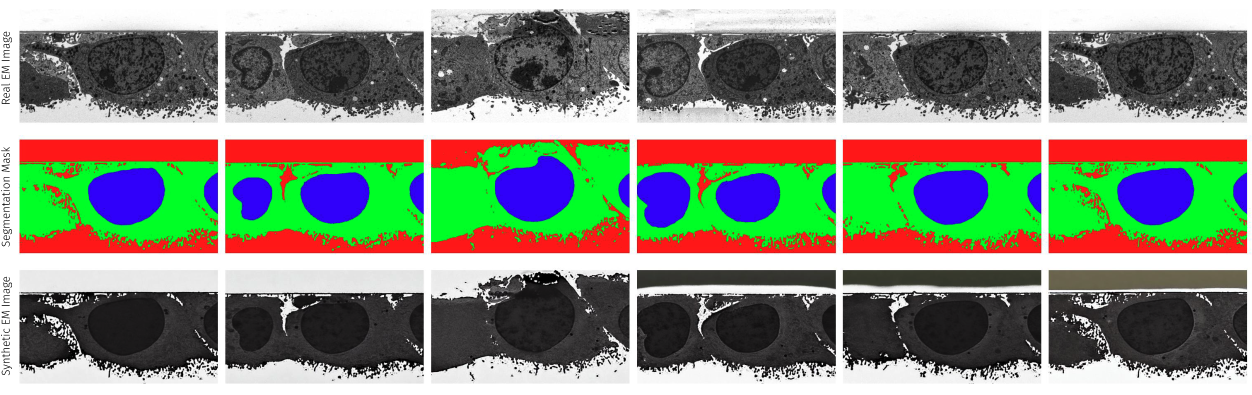
#> input picture source/image.png, 2503 x 789 px (shown at 1/2 size)
$ python build_rgba_dataset.py --img_dir ../source --mask_dir ../source --dest_dir out
#> lines starting #> are read from the running program, lines starting #| are printed output that depends on the picture
#!/usr/bin/env python3
"""Utility to build RGBA (mask + edge) control tensors from raw images and masks."""

import argparse
import json
import os
from pathlib import Path
from typing import Dict, Iterable, Tuple

import cv2
import numpy as np

SUPPORTED_IMAGE_EXTS = {".png", ".jpg", ".jpeg", ".tif", ".tiff", ".bmp"}
PREVIEW_COLUMNS = 3  # original, mask, edge


def parse_args() -> argparse.Namespace:
    parser = argparse.ArgumentParser(description="Precompute RGBA control tensors by fusing masks and Canny edges.")
    parser.add_argument("--img_dir", required=True, type=Path, help="Directory containing source images.")
    parser.add_argument("--mask_dir", required=True, type=Path, help="Directory containing mask images (grayscale labels).")
    parser.add_argument(
        "--dest_dir",
        required=True,
        type=Path,
        help="Base directory for RGBA tensors. The script will create a <canny_low>_<canny_high> subfolder automatically.",
    )
    parser.add_argument(
        "--fmt",
        nargs="+",
        choices=["npz", "png"],
        default=["npz"],
        help="Output format(s) to generate. Specify both to keep compressed tensors and 4ch PNG copies.",
    )
    parser.add_argument(
        "--preview_dir",
        type=Path,
        default=None,
        help="Optional directory to store preview panels (original/mask/edge). Defaults to <dest_dir>/preview.",
    )
    parser.add_argument("--preview-max", type=int, default=32, help="Maximum number of preview panels to save (per run).")
    parser.add_argument("--num-mask-classes", type=int, default=3, help="Number of mask classes to one-hot encode into RGB.")
    parser.add_argument("--canny-low", type=int, default=100, help="Lower hysteresis threshold for Canny.")
    parser.add_argument("--canny-high", type=int, default=200, help="Upper hysteresis threshold for Canny.")
    parser.add_argument("--beta-edge", type=float, default=1.0, help="Multiplier applied to the edge channel before normalization.")
    parser.add_argument("--overwrite", action="store_true", help="Overwrite existing RGBA outputs if they already exist.")
    return parser.parse_args()


def collect_file_map(root: Path, allowed_exts: Iterable[str]) -> Dict[str, Path]:
    mapping: Dict[str, Path] = {}
    for file_path in root.rglob("*"):
        if not file_path.is_file():
            continue
        if file_path.suffix.lower() not in allowed_exts:
            continue
        stem = file_path.stem
        if stem in mapping:
            # Keep the first occurrence but warn later when mismatches happen
            continue
        mapping[stem] = file_path
    return mapping


def ensure_hw_match(image: np.ndarray, mask: np.ndarray) -> Tuple[np.ndarray, np.ndarray]:
    if image.shape[:2] == mask.shape[:2]:
        return image, mask
    resized_mask = cv2.resize(mask, (image.shape[1], image.shape[0]), interpolation=cv2.INTER_NEAREST)
    return image, resized_mask


def mask_to_rgb(mask: np.ndarray, num_classes: int) -> np.ndarray:
    rgb = np.zeros((mask.shape[0], mask.shape[1], 3), dtype=np.uint8)
    for class_idx in range(min(num_classes, 3)):
        rgb[:, :, class_idx] = (mask == class_idx).astype(np.uint8) * 255
    return rgb


def normalize_mask(mask_rgb: np.ndarray) -> np.ndarray:
    return (mask_rgb.astype(np.float32) / 127.5) - 1.0


def normalize_edge(edge_map: np.ndarray, beta_edge: float) -> np.ndarray:
    edge_float = edge_map.astype(np.float32) / 255.0
    if beta_edge != 1.0:
        edge_float = np.clip(edge_float * beta_edge, 0.0, 1.0)
    return edge_float * 2.0 - 1.0


def save_npz(path: Path, rgba: np.ndarray, meta: Dict) -> None:
    path.parent.mkdir(parents=True, exist_ok=True)
    np.savez_compressed(path, rgba=rgba.astype(np.float32), meta=json.dumps(meta))


def save_png(path: Path, rgba: np.ndarray) -> None:
    rgba_uint8 = np.clip((rgba + 1.0) * 127.5, 0, 255).astype(np.uint8)
    path.parent.mkdir(parents=True, exist_ok=True)
    cv2.imwrite(str(path), cv2.cvtColor(rgba_uint8, cv2.COLOR_RGBA2BGRA))


def build_preview(original_bgr: np.ndarray, mask_rgb: np.ndarray, edge_gray: np.ndarray) -> np.ndarray:
    mask_preview = mask_rgb
    edge_preview = cv2.cvtColor(edge_gray, cv2.COLOR_GRAY2BGR)
    resized_mask = cv2.resize(mask_preview, (original_bgr.shape[1], original_bgr.shape[0]), interpolation=cv2.INTER_NEAREST)
    resized_edge = cv2.resize(edge_preview, (original_bgr.shape[1], original_bgr.shape[0]), interpolation=cv2.INTER_NEAREST)
    return np.concatenate([original_bgr, resized_mask, resized_edge], axis=1)


def main() -> None:
    args = parse_args()
    img_dir = args.img_dir.resolve()
    mask_dir = args.mask_dir.resolve()
    dest_dir = args.dest_dir.resolve()
    dest_suffix = f"{args.canny_low}_{args.canny_high}"
    if dest_dir.name != dest_suffix:
        dest_dir = dest_dir / dest_suffix
    print(f"[INFO] Saving outputs to {dest_dir}")
    dest_dir.mkdir(parents=True, exist_ok=True)

    preview_dir = args.preview_dir.resolve() if args.preview_dir else dest_dir / "preview"
    if args.preview_max > 0:
        preview_dir.mkdir(parents=True, exist_ok=True)

    image_map = collect_file_map(img_dir, SUPPORTED_IMAGE_EXTS)
    mask_map = collect_file_map(mask_dir, SUPPORTED_IMAGE_EXTS)

    total = len(image_map)
    processed = 0
    missing_masks = []
    previews_saved = 0

    for stem, image_path in sorted(image_map.items()):
        mask_path = mask_map.get(stem)
        if mask_path is None:
            missing_masks.append(stem)
            continue

        rgba_npz_path = dest_dir / f"{stem}.npz"
        rgba_png_path = dest_dir / f"{stem}.png"
        if not args.overwrite:
            outputs_exist = True
            if "npz" in args.fmt:
                outputs_exist &= rgba_npz_path.exists()
            if "png" in args.fmt:
                outputs_exist &= rgba_png_path.exists()
            if outputs_exist:
                processed += 1
                continue

        image = cv2.imread(str(image_path), cv2.IMREAD_COLOR)
#> image is the input picture: shape (789, 2503, 3); mean B, G, R 125.2, 139.9, 132.8
        mask = cv2.imread(str(mask_path), cv2.IMREAD_GRAYSCALE)
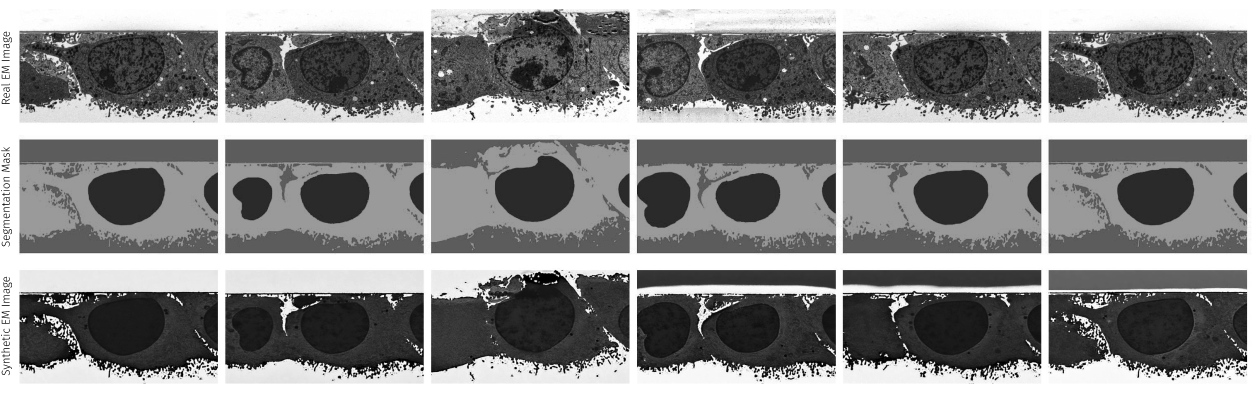
#> mask: shape (789, 2503) (shown at 1/2 size); min 0, max 255, mean 135.9
        if image is None or mask is None:
            print(f"[WARN] Failed to read pair ({image_path}, {mask_path}). Skipping.")
            continue

        image, mask = ensure_hw_match(image, mask)
        mask_rgb = mask_to_rgb(mask, args.num_mask_classes)
#> after the loop in mask_to_rgb, `for class_idx in range(min(num_classes, 3)):`:
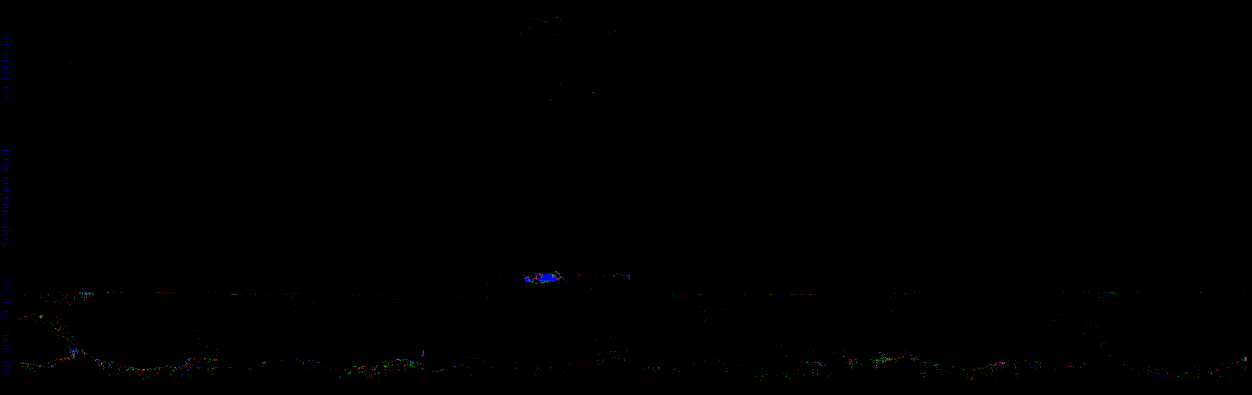
#> rgb: shape (789, 2503, 3) (shown at 1/2 size); mean of channels 0, 1, 2 0.2, 0.2, 0.2; drawn as B, G, R
        mask_norm = normalize_mask(mask_rgb)

        image_gray = cv2.cvtColor(image, cv2.COLOR_BGR2GRAY)
        edge_raw = cv2.Canny(image_gray, args.canny_low, args.canny_high)
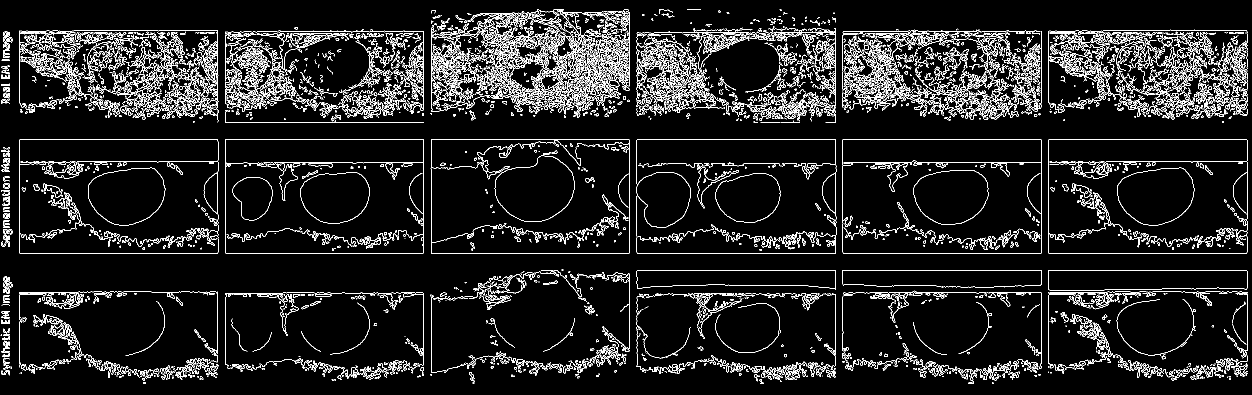
#> edge_raw: shape (789, 2503) (shown at 1/2 size); 8.5% white in thin lines or dots
        edge_norm = normalize_edge(edge_raw, args.beta_edge)
#> in normalize_edge, `edge_float = edge_map.astype(np.float32) / 255.0`: edge_float: shape (789, 2503) float32; values 0 (black) and 1 (white), 8.5% white in thin lines or dots
#> in normalize_edge, `return edge_float * 2.0 - 1.0`: returned value: shape (789, 2503) float32; values -1 (black) and 1 (white), 8.5% white in thin lines or dots

        rgba = np.concatenate([mask_norm, edge_norm[..., None]], axis=-1)
        meta = {
            "image_path": str(image_path),
            "mask_path": str(mask_path),
            "value_range": "neg_one_to_one",
            "canny_low": args.canny_low,
            "canny_high": args.canny_high,
            "beta_edge": args.beta_edge,
        }

        if "npz" in args.fmt:
            save_npz(rgba_npz_path, rgba, meta)
        if "png" in args.fmt:
            save_png(rgba_png_path, rgba)

        if args.preview_max > 0 and previews_saved < args.preview_max:
            preview = build_preview(image, mask_rgb, edge_raw)
#> in build_preview, `edge_preview = cv2.cvtColor(edge_gray, cv2.COLOR_GRAY2BGR)`: edge_preview: shape (789, 2503, 3); 8.5% white in thin lines or dots
#> in build_preview, `return np.concatenate([original_bgr, resized_mask, resized_edge], axis..`:
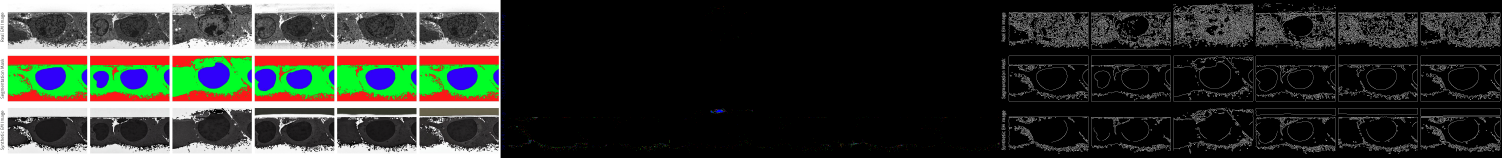
#> returned value: shape (789, 7509, 3) (shown at 1/5 size); mean of channels 0, 1, 2 49, 53.9, 51.5; drawn as B, G, R
            preview_path = preview_dir / f"{stem}.png"
            cv2.imwrite(str(preview_path), preview)
            previews_saved += 1

        processed += 1

    print(f"Processed {processed}/{total} inputs. Missing masks: {len(missing_masks)}")
    if missing_masks:
        missing_log = dest_dir / "missing_masks.txt"
        with open(missing_log, "w", encoding="utf-8") as f:
            for stem in missing_masks:
                f.write(stem + "\n")
        print(f"Wrote missing mask list to {missing_log}")

if __name__ == "__main__":
    main()
